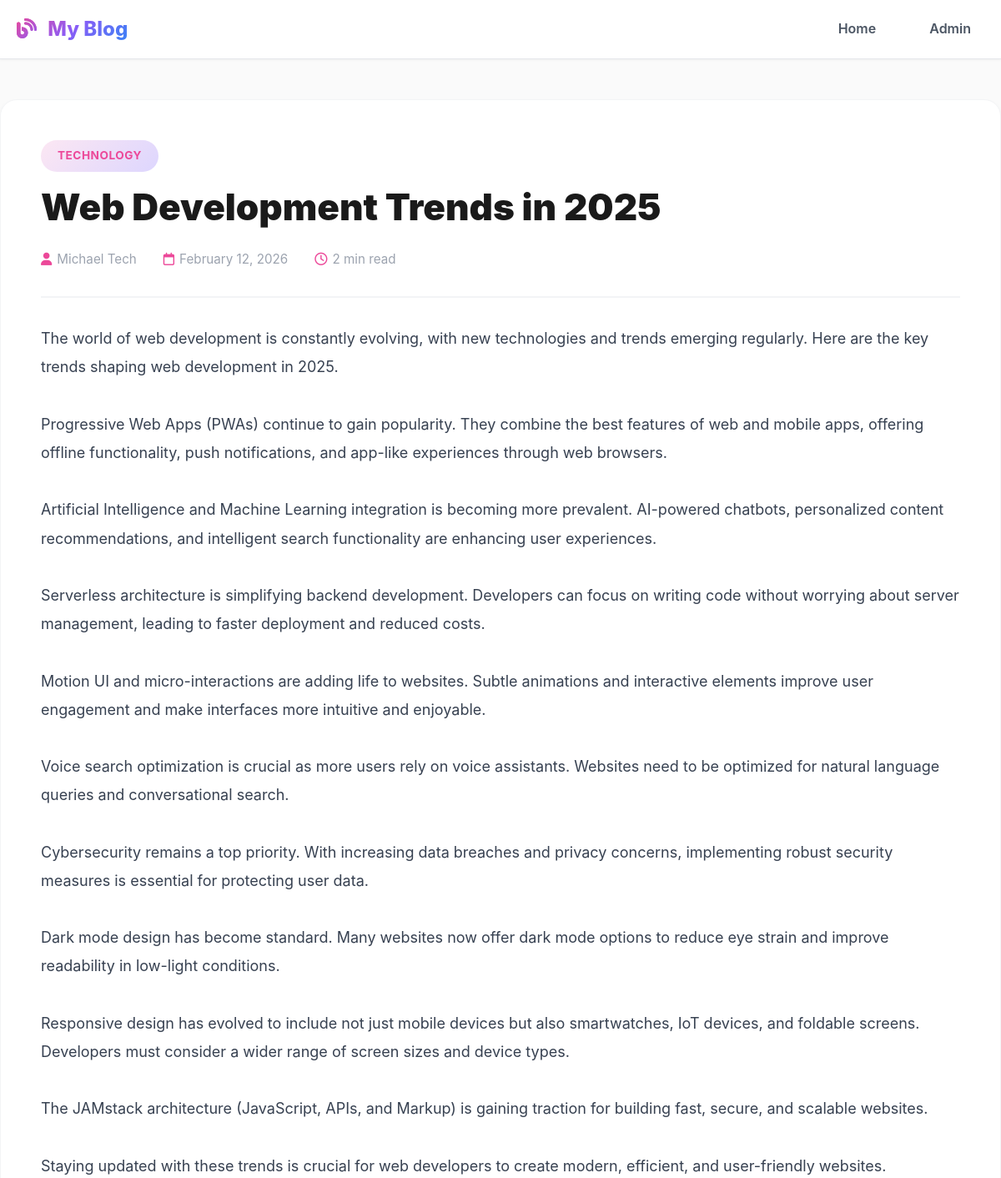
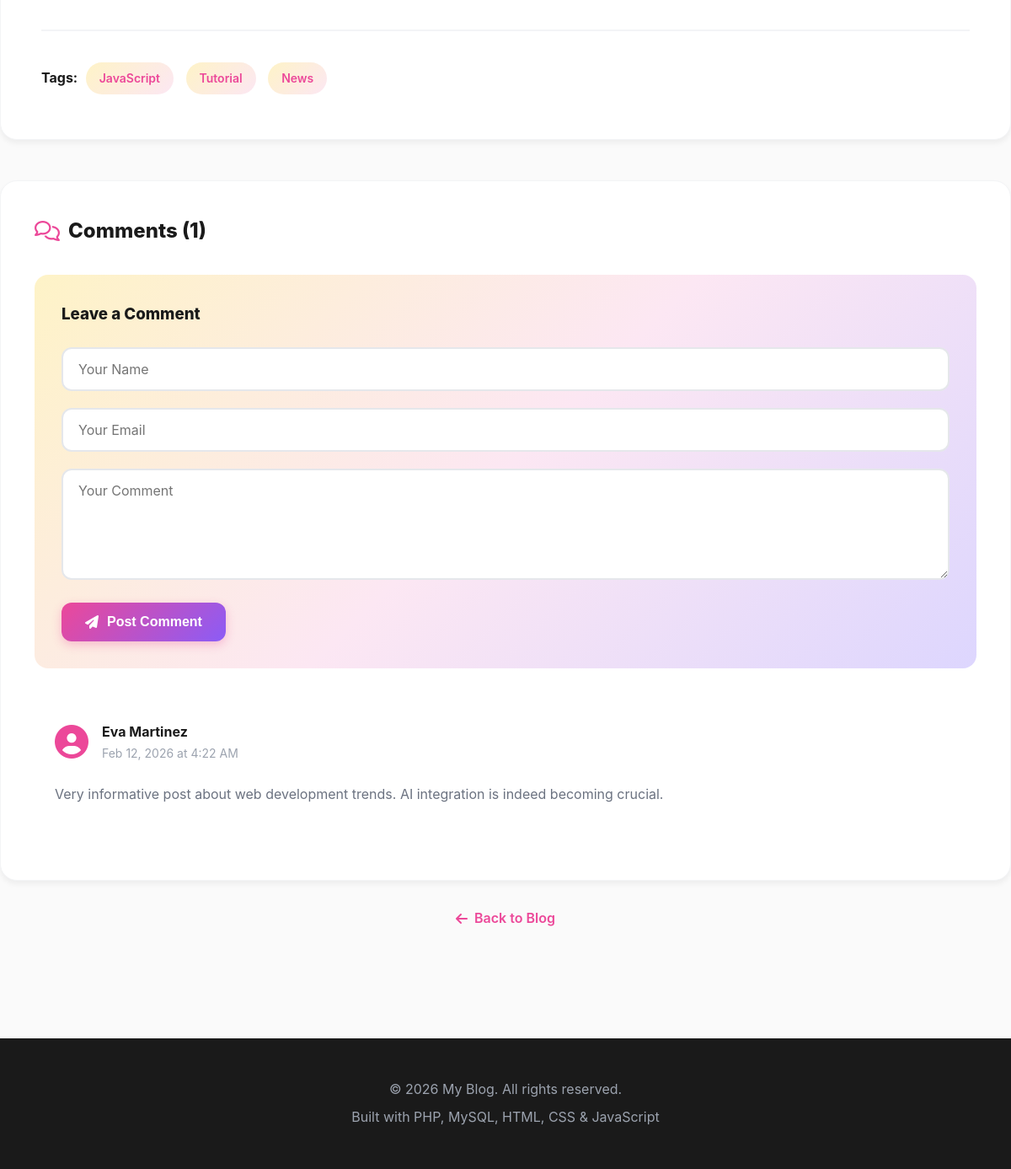
The app's page /post.php?id=4 with its own data (2 pictures, top to bottom).
### tables this page shows
CREATE TABLE IF NOT EXISTS posts (
    id INT PRIMARY KEY AUTO_INCREMENT,
    title VARCHAR(255) NOT NULL,
    content TEXT NOT NULL,
    category_id INT,
    author VARCHAR(100),
    created_at TIMESTAMP DEFAULT CURRENT_TIMESTAMP,
    updated_at TIMESTAMP DEFAULT CURRENT_TIMESTAMP ON UPDATE CURRENT_TIMESTAMP,
    FOREIGN KEY (category_id) REFERENCES categories(id) ON DELETE SET NULL
);

CREATE TABLE IF NOT EXISTS categories (
    id INT PRIMARY KEY AUTO_INCREMENT,
    name VARCHAR(100) NOT NULL,
    created_at TIMESTAMP DEFAULT CURRENT_TIMESTAMP
);

CREATE TABLE IF NOT EXISTS tags (
    id INT PRIMARY KEY AUTO_INCREMENT,
    name VARCHAR(50) NOT NULL UNIQUE,
    created_at TIMESTAMP DEFAULT CURRENT_TIMESTAMP
);

CREATE TABLE IF NOT EXISTS comments (
    id INT PRIMARY KEY AUTO_INCREMENT,
    post_id INT,
    name VARCHAR(100) NOT NULL,
    email VARCHAR(100) NOT NULL,
    comment TEXT NOT NULL,
    created_at TIMESTAMP DEFAULT CURRENT_TIMESTAMP,
    FOREIGN KEY (post_id) REFERENCES posts(id) ON DELETE CASCADE
);

### post.php (the view, shortened to what this page needs)
<?php
require_once 'includes/config.php';
$post_id = isset($_GET['id']) ? (int)$_GET['id'] : 0;
$query = "SELECT p.*, c.name as category_name
          FROM posts p
          LEFT JOIN categories c ON p.category_id = c.id
          WHERE p.id = ?";
$stmt = $conn->prepare($query);
$stmt->bind_param("i", $post_id);
$stmt->execute();
$result = $stmt->get_result();
$post = $result->fetch_assoc();
$tags_query = "SELECT t.name FROM tags t
               JOIN post_tags pt ON t.id = pt.tag_id
               WHERE pt.post_id = ?";
$stmt = $conn->prepare($tags_query);
$stmt->bind_param("i", $post_id);
$stmt->execute();
$tags_result = $stmt->get_result();
$comments_query = "SELECT * FROM comments WHERE post_id = ? ORDER BY created_at DESC";
$stmt = $conn->prepare($comments_query);
$stmt->bind_param("i", $post_id);
$stmt->execute();
$comments = $stmt->get_result();
include 'includes/header.php';
?>
<div class="container post-detail">
    <article class="post-content">
        <div class="post-header">
            <span class="category-badge"><?php echo htmlspecialchars($post['category_name']); ?></span>
            <h1><?php echo htmlspecialchars($post['title']); ?></h1>
            <div class="post-info">
                <span><i class="fas fa-user"></i> <?php echo htmlspecialchars($post['author']); ?></span>
                <span><i class="far fa-calendar"></i> <?php echo date('F d, Y', strtotime($post['created_at'])); ?></span>
                <span><i class="far fa-clock"></i> <?php echo ceil(str_word_count($post['content']) / 200); ?> min read</span>
            </div>
        </div>
        <div class="post-body">
            <?php echo nl2br(htmlspecialchars($post['content'])); ?>
        </div>
        <?php if ($tags_result->num_rows > 0): ?>
            <div class="post-tags">
                <strong>Tags:</strong>
                <?php while($tag = $tags_result->fetch_assoc()): ?>
                    <span class="tag"><?php echo htmlspecialchars($tag['name']); ?></span>
                <?php endwhile; ?>
            </div>
        <?php endif; ?>
    </article>
    <section class="comments-section">
        <h2><i class="far fa-comments"></i> Comments (<?php echo $comments->num_rows; ?>)</h2>
        <div class="comment-form">
            <h3>Leave a Comment</h3>
            <form method="POST" action="">
                <div class="form-group">
                    <input type="text" name="name" placeholder="Your Name" required>
                </div>
                <div class="form-group">
                    <input type="email" name="email" placeholder="Your Email" required>
                </div>
                <div class="form-group">
                    <textarea name="comment" rows="5" placeholder="Your Comment" required></textarea>
                </div>
                <button type="submit" name="submit_comment" class="btn btn-primary">
                    <i class="fas fa-paper-plane"></i> Post Comment
                </button>
            </form>
        </div>
        <div class="comments-list">
            <?php if ($comments->num_rows > 0): ?>
                <?php while($comment = $comments->fetch_assoc()): ?>
                    <div class="comment">
                        <div class="comment-header">
                            <div class="comment-avatar">
                                <i class="fas fa-user-circle"></i>
                            </div>
                            <div class="comment-meta">
                                <strong><?php echo htmlspecialchars($comment['name']); ?></strong>
                                <span class="comment-date"><?php echo date('M d, Y \a\t g:i A', strtotime($comment['created_at'])); ?></span>
                            </div>
                        </div>
                        <div class="comment-body">
                            <?php echo nl2br(htmlspecialchars($comment['comment'])); ?>
                        </div>
                    </div>
                <?php endwhile; ?>
            <?php else: ?>
                <p class="no-comments">No comments yet. Be the first to comment!</p>
            <?php endif; ?>
        </div>
    </section>
    <div class="back-link">
        <a href="index.php"><i class="fas fa-arrow-left"></i> Back to Blog</a>
    </div>
</div>
<?php include 'includes/footer.php'; ?>

### css/style.css (style rules this page uses)
* { margin: 0; padding: 0; box-sizing: border-box; }
body { font-family: 'Inter', -apple-system, BlinkMacSystemFont, 'Segoe UI', Roboto, sans-serif; line-height: 1.6; color: #1a1a1a; background: #fafafa; }
a { text-decoration: none; color: inherit; transition: all 0.3s ease; }
.container { max-width: 1200px; margin: 0 auto; padding: 0 20px; }
.post-detail { padding: 3rem 0; }
.post-content { background: #ffffff; border-radius: 20px; padding: 3rem; box-shadow: 0 4px 6px rgba(0,0,0,0.05); margin-bottom: 3rem; border: 1px solid #f3f4f6; }
.post-header { border-bottom: 2px solid #f3f4f6; padding-bottom: 2rem; margin-bottom: 2rem; }
.category-badge { background: linear-gradient(135deg, #fce7f3 0%, #ddd6fe 100%); color: #ec4899; padding: 8px 20px; border-radius: 25px; font-size: 0.85rem; display: inline-block; margin-bottom: 1rem; font-weight: 700; text-transform: uppercase; letter-spacing: 0.5px; }
.post-header h1 { font-size: 2.75rem; margin-bottom: 1.5rem; color: #1a1a1a; font-weight: 900; line-height: 1.2; }
.post-info { display: flex; gap: 2rem; color: #9ca3af; font-size: 0.95rem; flex-wrap: wrap; }
.post-info span { display: flex; align-items: center; gap: 6px; }
.post-info i { color: #ec4899; }
.post-body { font-size: 1.125rem; line-height: 1.9; color: #374151; margin-bottom: 2rem; }
.post-tags { padding-top: 2rem; border-top: 2px solid #f3f4f6; }
.tag { display: inline-block; background: linear-gradient(135deg, #fef3c7 0%, #fce7f3 100%); padding: 8px 16px; border-radius: 20px; margin: 5px; font-size: 0.875rem; color: #ec4899; font-weight: 600; }
.comments-section { background: #ffffff; border-radius: 20px; padding: 2.5rem; box-shadow: 0 4px 6px rgba(0,0,0,0.05); margin-bottom: 2rem; border: 1px solid #f3f4f6; }
.comments-section h2 { margin-bottom: 2rem; color: #1a1a1a; font-weight: 800; display: flex; align-items: center; gap: 10px; }
.comments-section h2 i { color: #ec4899; }
.comment-form { background: linear-gradient(135deg, #fef3c7 0%, #fce7f3 50%, #ddd6fe 100%); padding: 2rem; border-radius: 16px; margin-bottom: 2rem; }
.comment-form h3 { margin-bottom: 1.5rem; color: #1a1a1a; font-weight: 800; }
.form-group { margin-bottom: 1.25rem; }
.form-group input, .form-group textarea, .form-group select { width: 100%; padding: 14px 18px; border: 2px solid #e5e7eb; border-radius: 12px; font-size: 1rem; font-family: inherit; transition: all 0.3s; background: #ffffff; }
.btn { padding: 14px 28px; border: none; border-radius: 12px; cursor: pointer; font-size: 1rem; font-weight: 700; transition: all 0.3s; display: inline-flex; align-items: center; gap: 10px; }
.btn-primary { background: linear-gradient(135deg, #ec4899, #8b5cf6); color: white; box-shadow: 0 4px 12px rgba(236, 72, 153, 0.3); }
.comment { padding: 1.5rem; border-bottom: 1px solid #f3f4f6; margin-bottom: 1.5rem; transition: background 0.3s; }
.comment:last-child { border-bottom: none; }
.comment-header { display: flex; align-items: center; gap: 1rem; margin-bottom: 1rem; }
.comment-avatar { font-size: 2.5rem; color: #ec4899; }
.comment-meta strong { display: block; color: #1a1a1a; font-weight: 700; }
.comment-date { color: #9ca3af; font-size: 0.875rem; }
.comment-body { color: #6b7280; line-height: 1.7; }
.back-link { text-align: center; margin-top: 2rem; }
.back-link a { color: #ec4899; font-weight: 600; display: inline-flex; align-items: center; gap: 8px; }

### records on screen
posts: category.name "TECHNOLOGY", title "Web Development Trends in 2025", author "Michael Tech", created_at "February 12, 2026", ceil(str_word_count($post['content'])/200) "2", content "The world of web development is constantly evolving, with new technologies and trends emerging regularly. Here are the key trends shaping web development in 2025. Progressive Web Apps (PWAs) continue to gain popularity. They combine the best features of web and mobile apps, offering offline functionality, push notifications, and app-like experiences through web browsers. Artificial Intelligence and Machine Learning integration is becoming more prevalent. AI-powered chatbots, personalized content recommendations, and intelligent search functionality are enhancing user experiences. Serverless architecture is simplifying backend development. Developers can focus on writing code without…"
tags: name "JavaScript"
tags: name "Tutorial"
tags: name "News"
comments: name "Eva Martinez", created_at "Feb 12, 2026 at 4:22 AM", comment "Very informative post about web development trends. AI integration is indeed becoming crucial."

### other values on screen
SITE_NAME "My Blog"
$comments->num_rows "1"
